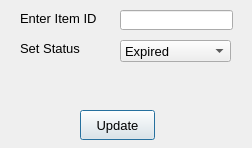
<?xml version="1.0" encoding="UTF-8"?>
<ui version="4.0">
 <class>UpdateItem</class>
 <widget class="QDialog" name="UpdateItem">
  <property name="windowModality">
   <enum>Qt::WindowModal</enum>
  </property>
  <property name="geometry">
   <rect>
    <x>0</x>
    <y>0</y>
    <width>252</width>
    <height>148</height>
   </rect>
  </property>
  <property name="windowTitle">
   <string>Update Any Item</string>
  </property>
  <widget class="QLineEdit" name="txtId">
   <property name="geometry">
    <rect>
     <x>120</x>
     <y>10</y>
     <width>113</width>
     <height>20</height>
    </rect>
   </property>
   <property name="font">
    <font>
     <pointsize>10</pointsize>
    </font>
   </property>
  </widget>
  <widget class="QLabel" name="label_2">
   <property name="geometry">
    <rect>
     <x>20</x>
     <y>40</y>
     <width>81</width>
     <height>16</height>
    </rect>
   </property>
   <property name="font">
    <font>
     <pointsize>10</pointsize>
    </font>
   </property>
   <property name="text">
    <string>Set Status</string>
   </property>
  </widget>
  <widget class="QComboBox" name="cmbStatus">
   <property name="geometry">
    <rect>
     <x>120</x>
     <y>40</y>
     <width>111</width>
     <height>22</height>
    </rect>
   </property>
   <property name="font">
    <font>
     <pointsize>10</pointsize>
    </font>
   </property>
   <item>
    <property name="text">
     <string>Expired</string>
    </property>
   </item>
   <item>
    <property name="text">
     <string>Available</string>
    </property>
   </item>
   <item>
    <property name="text">
     <string>Returned</string>
    </property>
   </item>
   <item>
    <property name="text">
     <string>Sold</string>
    </property>
   </item>
   <item>
    <property name="text">
     <string>Spoiled</string>
    </property>
   </item>
  </widget>
  <widget class="QLabel" name="label">
   <property name="geometry">
    <rect>
     <x>20</x>
     <y>10</y>
     <width>91</width>
     <height>16</height>
    </rect>
   </property>
   <property name="font">
    <font>
     <pointsize>10</pointsize>
    </font>
   </property>
   <property name="text">
    <string>Enter Item ID</string>
   </property>
  </widget>
  <widget class="QPushButton" name="pushButton">
   <property name="geometry">
    <rect>
     <x>80</x>
     <y>110</y>
     <width>75</width>
     <height>30</height>
    </rect>
   </property>
   <property name="font">
    <font>
     <pointsize>10</pointsize>
    </font>
   </property>
   <property name="text">
    <string>Update</string>
   </property>
  </widget>
  <widget class="QLabel" name="lblInfo">
   <property name="geometry">
    <rect>
     <x>70</x>
     <y>80</y>
     <width>131</width>
     <height>16</height>
    </rect>
   </property>
   <property name="text">
    <string/>
   </property>
  </widget>
 </widget>
 <resources/>
 <connections/>
</ui>
